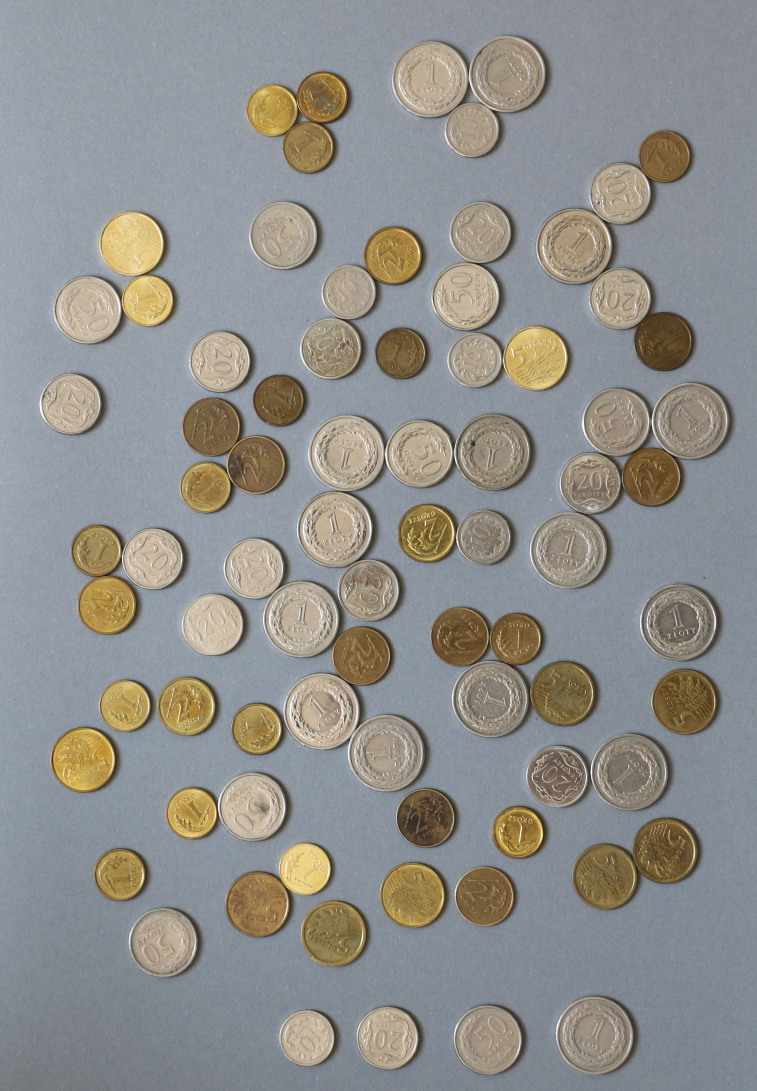
%> input picture Kolos/monety_4.jpg, 1514 x 2182 px (shown at 1/2 size)
$ octave kolos_2_2.m   (GNU Octave 9; MATLAB toolbox functions it lacks are replaced by stand-ins)
%> lines starting %> are read from the running program, lines starting %| are printed output that depends on the picture; in (x1, y1, x2, y2) boxes, pixels count from 0 and x2, y2 are one past the last pixel; in counts of white or black regions, pixels touching at a corner belong together; the program's own positions count from 1
%% zadanie 1
close all; clear;clc;
original=imread('monety_4.jpg');
%> original is the input picture: size 2182x1514x3 uint8; mean R, G, B 143, 142.7, 140.3


SE1=strel("disk",8);

a=rgb2hsv(original);
%> a: size 2182x1514x3 double; mean H, S, V 0.433, 0.17, 0.606

bin=a(:,:,1)<0.3 & a(:,:,2)<0.4 ;
%> bin: size 2182x1514 logical; 22.2% white; 1418 white regions (1224 under 20 px), largest, box (x1, y1, x2, y2) and area: (449, 827, 1073, 1584) 162655, (1062, 765, 1468, 1178) 69758, (784, 71, 1103, 315) 50024
bin=imopen(bin,SE1);
%> bin: size 2182x1514 logical; 19.4% white; 29 white regions, largest, box (x1, y1, x2, y2) and area: (450, 827, 1072, 1315) 118387, (1063, 765, 1468, 1177) 67939, (785, 71, 1103, 315) 49788
bin=imclose(bin,SE1);
%> bin: size 2182x1514 logical; 19.6% white; 27 white regions, largest, box (x1, y1, x2, y2) and area: (365, 827, 1072, 1315) 133443, (1063, 765, 1468, 1177) 68685, (785, 71, 1103, 315) 50194

bin(400:555,200:300)=0;
bin(880:960,430:530)=0;

%watershed
SE=strel("disk",40);
b=imerode(bin,SE);
%> b: size 2182x1514 logical; 3.8% white; 41 white regions, largest, box (x1, y1, x2, y2) and area: (960, 110, 1063, 189) 5449, (825, 121, 926, 198) 5380, (1331, 805, 1429, 880) 5280
L=bwdist(b);
L=watershed(L);
%> L: size 2182x1514 uint8; 42 distinct labels, from 0 to 41

a=bin & (L>0);
%> a: size 2182x1514 logical; 19.5% white; 41 white regions, largest, box (x1, y1, x2, y2) and area: (1113, 1993, 1277, 2150) 20304, (1183, 1467, 1347, 1622) 20164, (1063, 1018, 1224, 1177) 20115

%etykietowanie

[aseg, N]= bwlabel(a);
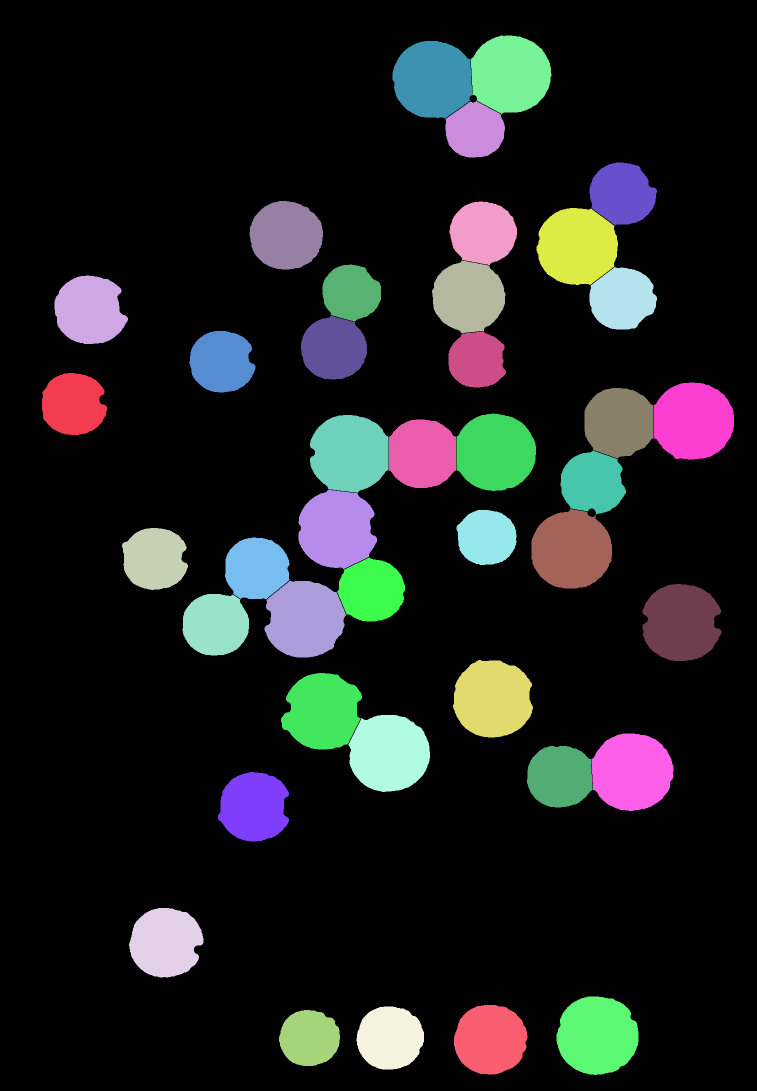
%> aseg: size 2182x1514 double (shown at 1/2 size); 42 distinct labels, from 0 to 41; one colour per label, 0 black
%> N = 41
region=regionprops(aseg,'Area','Centroid','EquivDiameter');
%> region = 41 regions; largest, Area, Centroid and EquivDiameter: 20304 [1195.2 2071.6] 160.8, 20164 [1264.5 1544.4] 160.2, 20115 [1143.3 1100.3] 160, 20047 [1386.8 842.8] 159.8, 19968 [1021.1 149.1] 159.4
pole=zeros(1,N);

for k=1:N
    pole(k)=region(k).Area;
end
%> this loop made 41 passes
%> after the loop, pole = 41 values, max 20304 at index 34, min 10221 at index 23, mean 15686

[counts,edge]=histcounts(pole,4);
%> counts = [8 10 8 15]; edge = [10221 12741.8 15262.5 17783.2 20304]
suma=counts(1)*10+counts(2)*20+counts(3)*50 + counts(4)*100;
%> suma = 2180
suma/100
%> ans = 21.8
wynik=original;

imshow(wynik)
for k =1:N
    temp=aseg==k;

    if region(k).Area <= edge(2)
       viscircles(region(k).Centroid, region(k).EquivDiameter/2,'Color','r');
    end
    if region(k).Area > edge(2) && region(k).Area <= edge(3)
        viscircles(region(k).Centroid, region(k).EquivDiameter/2,'Color','b');
    end
    if region(k).Area > edge(3) && region(k).Area <= edge(4)
        viscircles(region(k).Centroid, region(k).EquivDiameter/2,'Color','y');
    end
    if region(k).Area > edge(4)
        viscircles(region(k).Centroid, region(k).EquivDiameter/2,'Color','b');
    end

end
%> figure, not shown here; shown at 1/2 size

%% Zadanie 2
close all; clc; clear;

a=imread('figury_01.png');
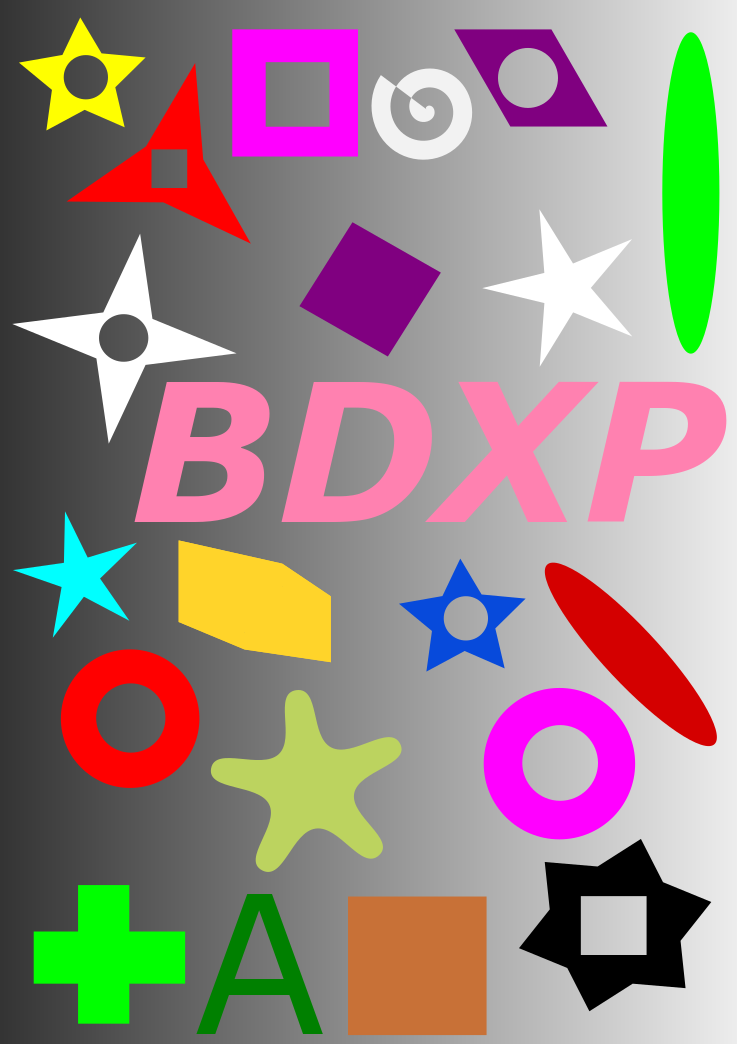
%> input picture Kolos/figury_01.png, 737 x 1044 px
%> a is the input picture: size 1044x737x3 uint8; mean R, G, B 153.6, 134.8, 131.7
a_hsv=rgb2hsv(a);
%> a_hsv: size 1044x737x3 double; mean H, S, V 0.133, 0.225, 0.653
bin=~(a_hsv(:,:,1)==0 & a_hsv(:,:,3)<1 & a_hsv(:,:,3)>0);
%> bin: size 1044x737 logical; 30% white; 22 white regions

[aseg,N]=bwlabel(bin);
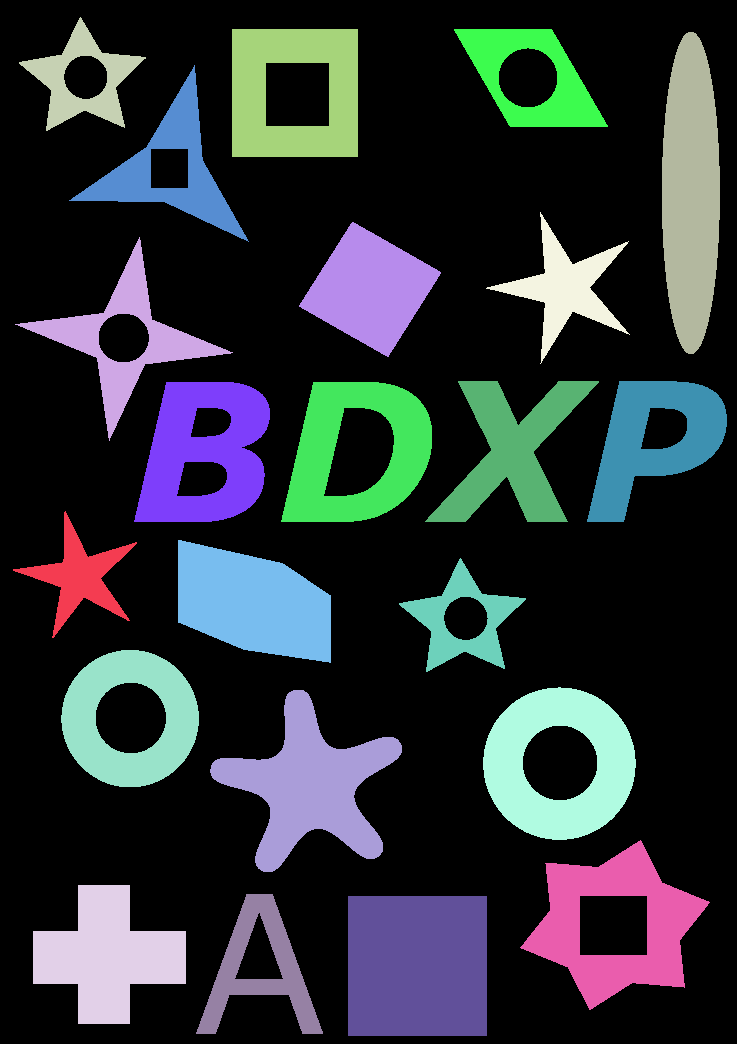
%> aseg: size 1044x737 double; 23 distinct labels, from 0 to 22; one colour per label, 0 black
%> N = 22
region=regionprops(aseg,'all');
%> region = 22 regions; largest, box (x1, y1, x2, y2), Area, Centroid, MajorAxisLength, MinorAxisLength and Eccentricity: (348, 896, 487, 1036) 19460 [418 966.5] 161.7 160.5 0.119, (662, 32, 720, 354) 14786 [691.4 193.4] 323.4 58.22 0.984, (210, 690, 402, 872) 14653 [310.3 786.2] 163.8 157.2 0.28

wynik_gwiazdki=zeros(size(bin));
wynik_triangle=zeros(size(bin));
wynik=~zeros(size(bin));

for k=1:N
    mask=aseg==k;
    temp=(region(k).MajorAxisLength - region(k).MinorAxisLength)/region(k).MajorAxisLength;
    if temp < 0.11 && region(k).Circularity < 0.6
        wynik_gwiazdki=wynik_gwiazdki+mask;
    end
end
%> this loop made 22 passes
%> temp on passes 1 to 12: 0.00304, 0.0637, 0.0752, 0.126, 0.000563, 0.00282, 0.228, 0.468, 0.173, 0.0401, 0.0172, 0.195
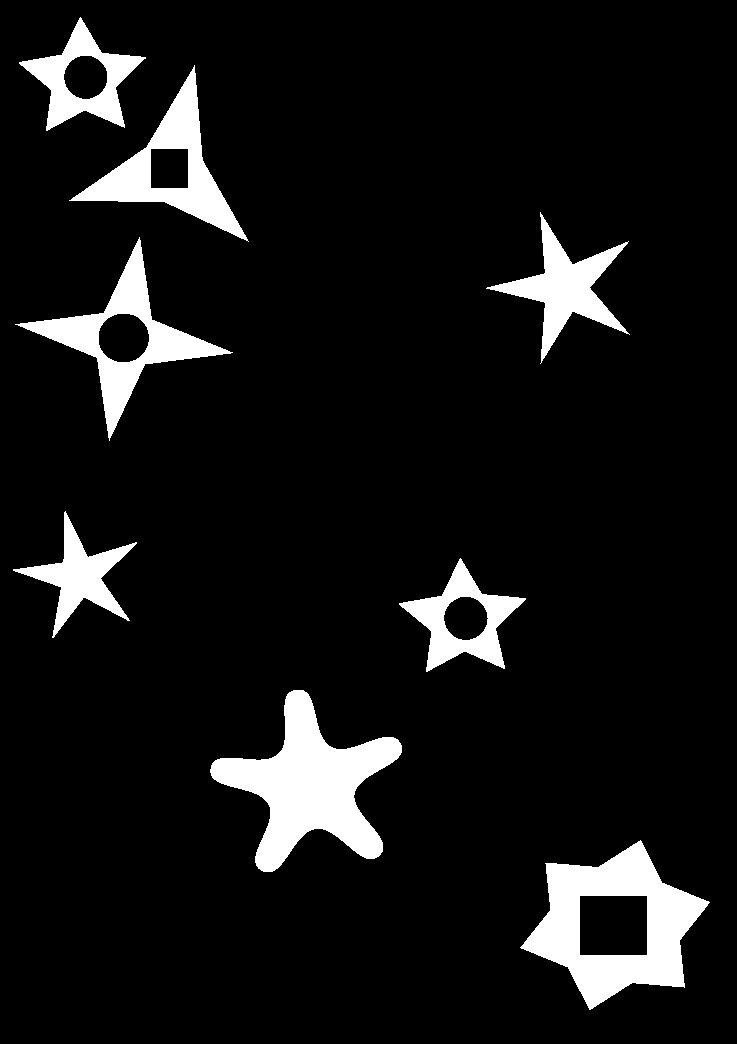
%> wynik_gwiazdki: size 1044x737 double; values 0 (black) and 1 (white), 8.4% white; 8 white regions, largest, box (x1, y1, x2, y2) and area: (210, 690, 402, 872) 14653, (520, 840, 710, 1010) 13809, (15, 237, 233, 441) 8189

for k=1:N
    mask=aseg==k;
    pole_bound=region(k).BoundingBox(3)*region(k).BoundingBox(4)/2;

    if abs(pole_bound - region(k).ConvexArea)<0.05
        wynik_triangle=wynik_triangle+mask;
    end
end
%> this loop made 22 passes
%> pole_bound on passes 1 to 12: 7874, 22236, 7239, 10633.5, 9453, 15930, 9520, 9409.5, 8890, 17472, 8064, 10570
%> wynik_triangle: size 1044x737 double; every value is 0


pozostale= bin-wynik_gwiazdki-wynik_triangle;
%> pozostale: size 1044x737 double; values 0 (black) and 1 (white), 21.7% white; 14 white regions, largest, box (x1, y1, x2, y2) and area: (348, 896, 487, 1036) 19460, (662, 32, 720, 354) 14786, (483, 687, 636, 840) 13942
wynik=imoverlay(wynik, wynik_gwiazdki,'b');
wynik=imoverlay(wynik,pozostale,'g');
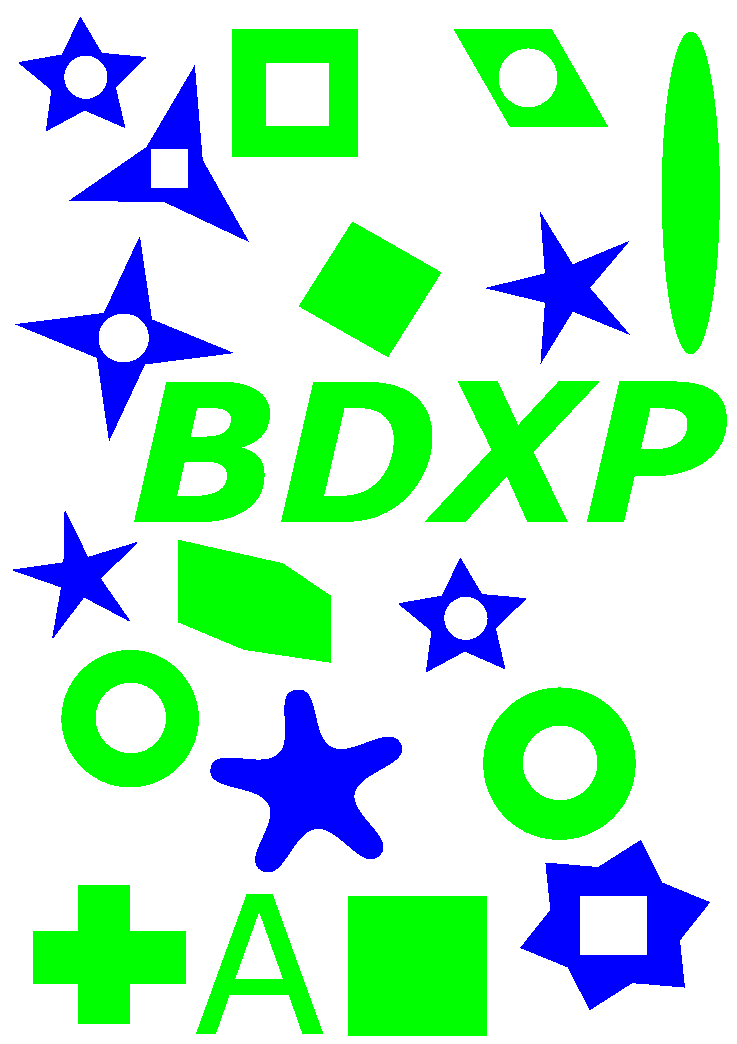
%> wynik: size 1044x737x3 uint8; mean R, G, B 178.4, 233.7, 199.8
wynik=imoverlay(wynik,wynik_triangle,'r');

subplot(121),imshow(wynik);
subplot(122),imshow(a);

%% ZADANIE 3
close all;clc;clear;
